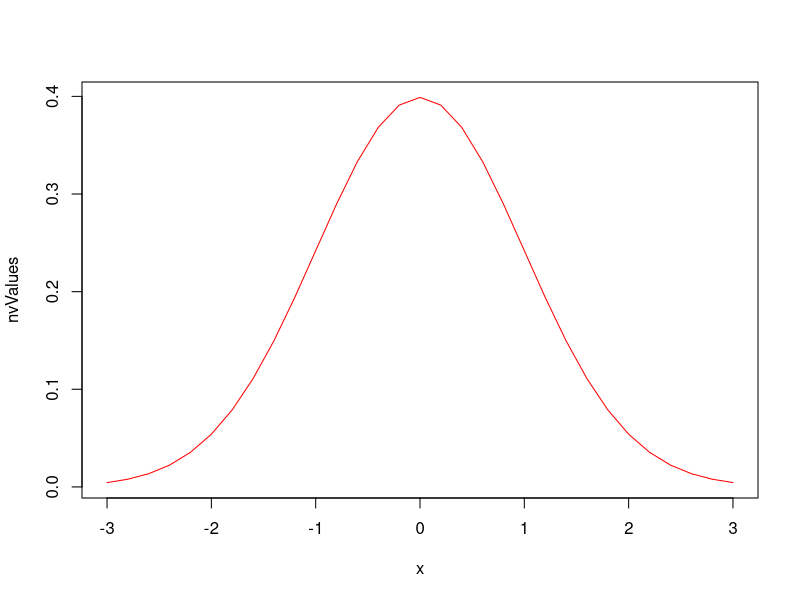

Write the R code that produced this figure.
# Variables and Classes
# 1.
a <- 3
b <- 4.5

# 2.
class(a)

# 3.
class(a) == "character"

# 4.
a^2 + 1/b
sqrt(a * b)
log(a, base = 2)

# Matrix algebra
A <- matrix(c(1, 2, 3, 4, 5, 6, 7, 8, 10),
            nrow = 3,
            ncol = 3,
            byrow = TRUE)
B <- matrix(1:9, nrow=3, ncol=3)
y <- 1:3

# 1.
a * A

# 2.
A %*% B

# 3.
invA <- solve(A)

# 4.
A %*% invA

# 5.
t(B)

# 6.
B[1, ] <- 1

# 7.
solve(t(A) %*% A) %*% t(A) %*% y

# Indexing
# 1.
A
B
y

# 2.
A[3, 2] * B[2, 1]

# 3.
A[1, ] * B[, 3]

# 4.
y[y > 1]

# 5.
A[, 2][A[, 1] >= 4]

# 6.
# A[, 4]
# subscript out of bounds: A only has three columns

# Custom functions
standardize <- function(x){
  if(is.numeric(x)){
    avg = mean(x)
    std = sd(x)
    return((x - avg) / std)
  } else return(x)
}

test <- c(-100, -25, -10, 0, 10, 25, 100)
standardize(test)

# Using built-in functions
# 1.
x <- seq(-3, 3, 0.2)
nvValues <- dnorm(x)
plot(x, nvValues, type="l", col="red")
